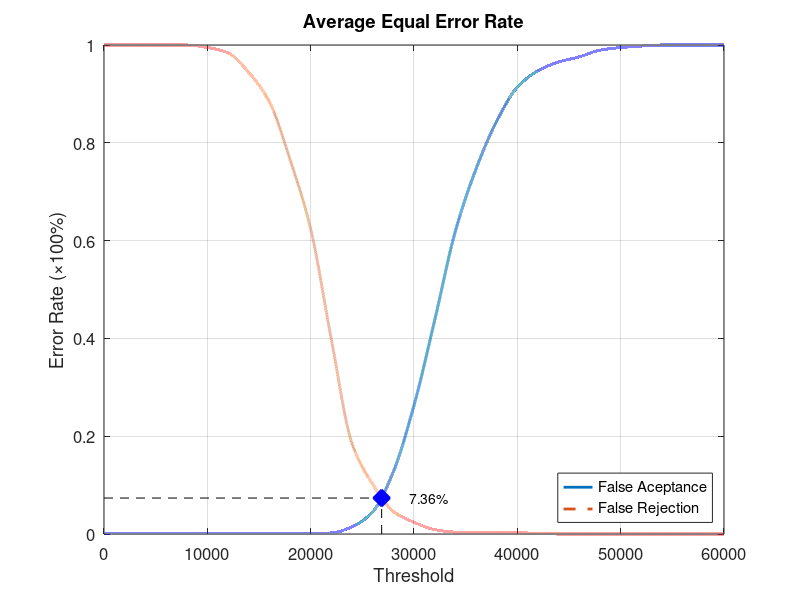
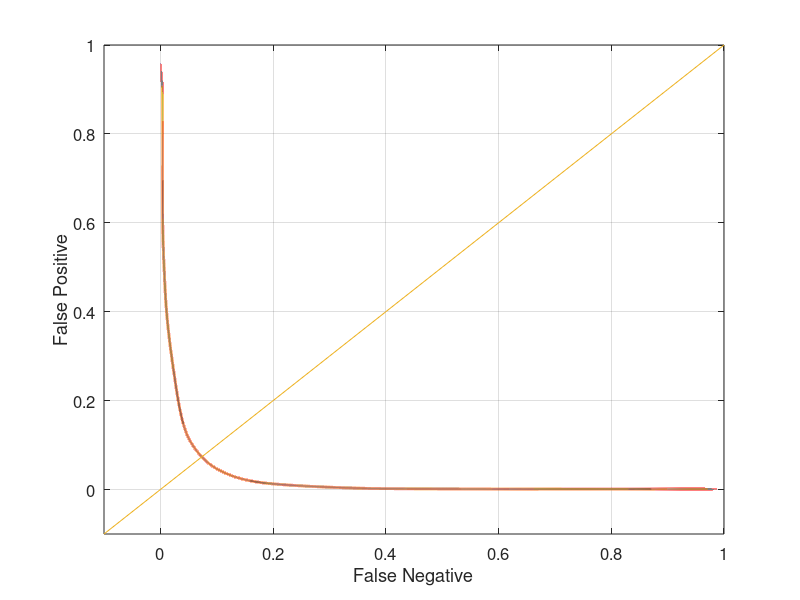

The MATLAB script that drew these images, in order:
function yEER = Database1Average
close all;
clear;
clc;
x = 0:2000:60000;
xq = 0:0.5:60000;

y0 = [0 0.00105263 0.00105263 0.00105263 0.00105263 0.00105263 0.00105263 0.00105263 0.00105263 0.00105263 0.00105263 0.00210526 0.0147368 0.0452632 0.127368 0.263158 0.436842 0.618947 0.746316 0.844211 0.913684 0.947368 0.965263 0.975789 0.989474 0.994737 0.997895 1 1 1 1];
yy0 = interp1(x, y0, xq, 'pchip');
y1 = [1 1 1 1 1 0.995 0.984 0.944 0.884 0.766 0.624 0.398 0.185 0.102 0.046 0.024 0.009 0.004 0.004 0.004 0.003 0.001 0 0 0 0 0 0 0 0 0];
yy1 = interp1(x, y1, xq, 'pchip');

% Calculating EER: 
y2 = abs(y0 - y1);
find(y2 == min(y2))
yy2 = abs(yy0 - yy1);
xEER = find(yy2 == min(yy2));
xEERIndex = xq(xEER) % X-axis EER
yEER = yy0(xEER) % Y-axis EER

main = figure
plot(xq, yy0,'-','LineWidth', 2);	hold on
plot(xq, yy1,'--','LineWidth', 2);	hold on
plot([xEERIndex xEERIndex], [0 yEER], 'k--');	hold on
plot([0 xEERIndex], [yEER yEER], 'k--');	hold on
plot(xEERIndex, yEER, 'bx', 'LineWidth', 10);	hold on
text(xEERIndex + 10 * xEERIndex / 100, yEER, [num2str(round((10000 * yEER)) / 100) '%'])
legend('False Aceptance', 'False Rejection', 'Location', 'SouthEast')
xlabel('Threshold')
ylabel('Error Rate (\times100%)')
title('Average Equal Error Rate')
set(gca, 'FontSize', 12)
axis([0 60000 0 1])
grid on

print(main, 'Database1AverageMain', '-dpng');
FNRxFPR = figure('Color', [1 1 1]);
plot(yy1, yy0, '-', yy1, yy0, 'LineWidth', 2);
hold on
y = -0.1:0.1:1
plot(y, y); 
set(gca, 'FontSize', 12)
xlabel('False Negative')
ylabel('False Positive')
axis([-0.1 1 -0.1 1])
set(gca, 'FontSize', 12)
grid on

print(FNRxFPR, 'Database1AverageFNRxFPR','-dpng');
end
